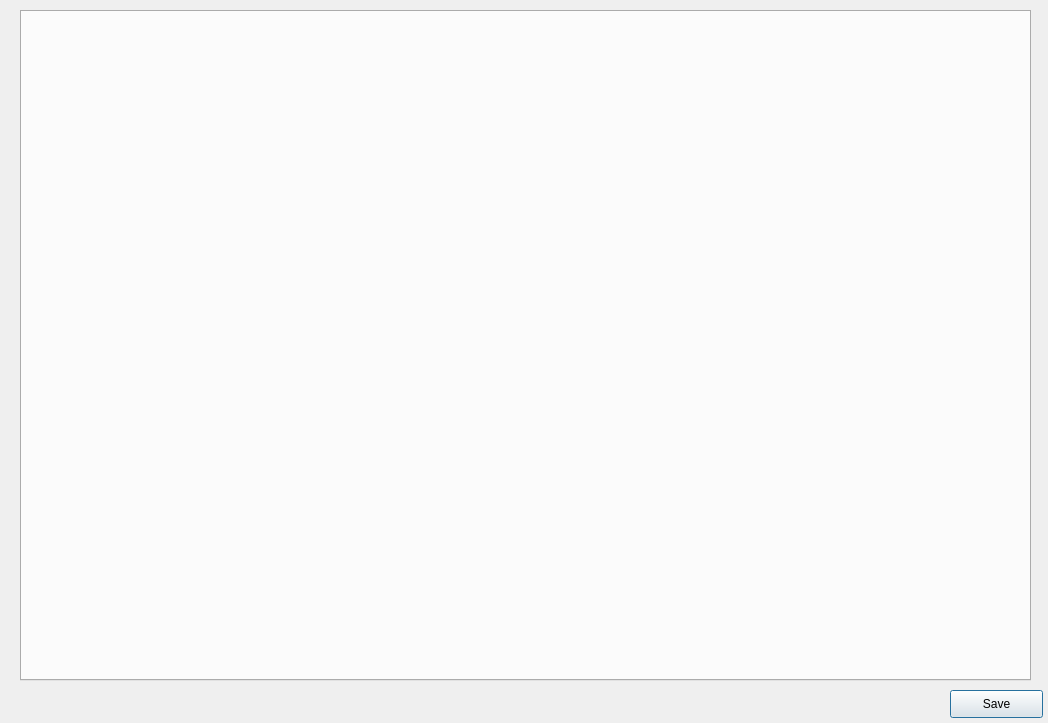
<?xml version="1.0" encoding="UTF-8"?>
<ui version="4.0">
 <class>Dialog</class>
 <widget class="QDialog" name="Dialog">
  <property name="geometry">
   <rect>
    <x>0</x>
    <y>0</y>
    <width>1048</width>
    <height>723</height>
   </rect>
  </property>
  <property name="windowTitle">
   <string>Dialog</string>
  </property>
  <widget class="QPushButton" name="save_button">
   <property name="geometry">
    <rect>
     <x>950</x>
     <y>690</y>
     <width>93</width>
     <height>28</height>
    </rect>
   </property>
   <property name="text">
    <string>Save</string>
   </property>
  </widget>
  <widget class="QTabWidget" name="tabWidget">
   <property name="geometry">
    <rect>
     <x>20</x>
     <y>10</y>
     <width>1011</width>
     <height>671</height>
    </rect>
   </property>
   <property name="currentIndex">
    <number>-1</number>
   </property>
  </widget>
 </widget>
 <resources/>
 <connections/>
</ui>
